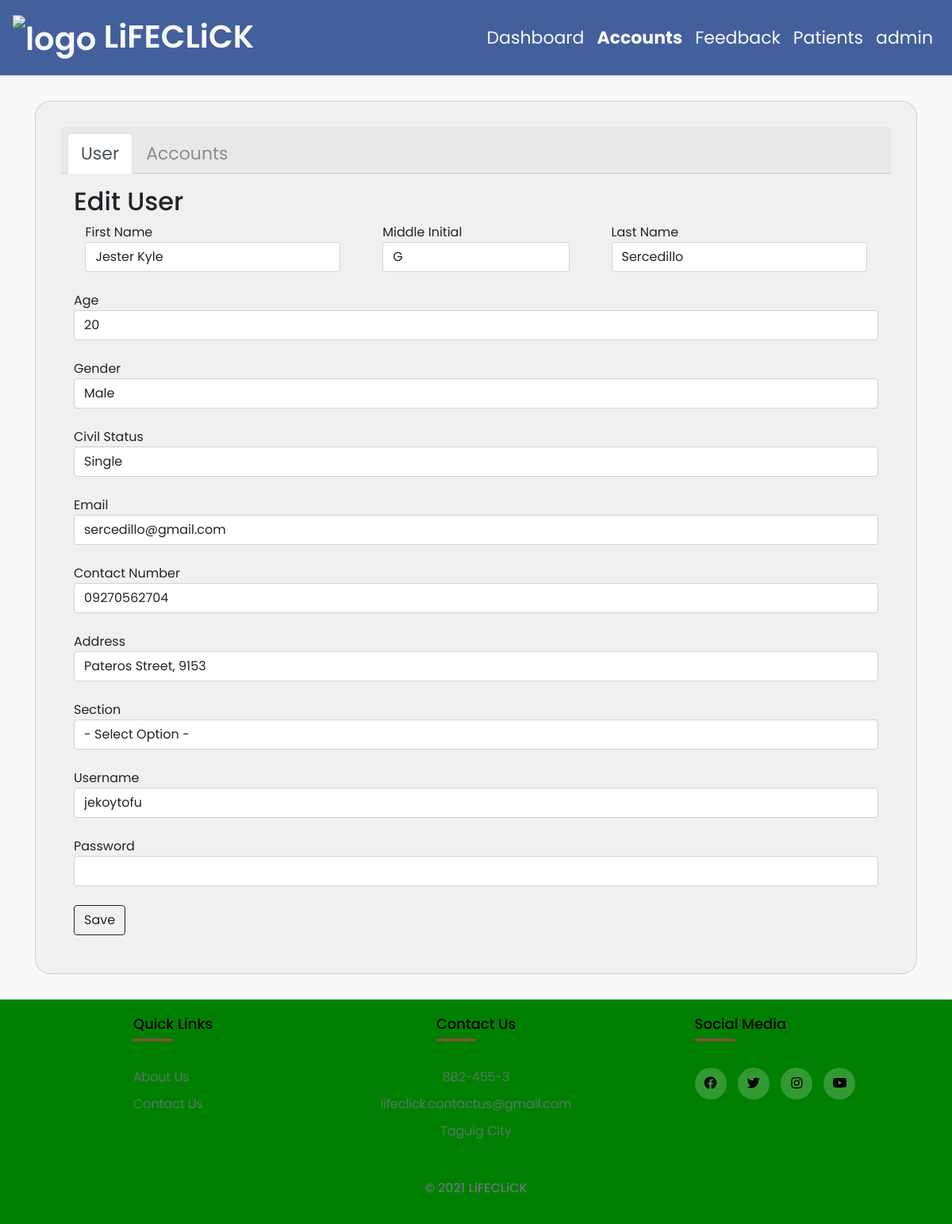
The app's page /admin/edit_account.php?id=11&lastName=Sercedillo (signed in) with its own data.
### tables this page shows
CREATE TABLE `users` (
  `id` int(6) UNSIGNED NOT NULL,
  `username` varchar(225) DEFAULT NULL,
  `email` varchar(225) DEFAULT NULL,
  `password` varchar(225) DEFAULT NULL,
  `firstName` varchar(225) DEFAULT NULL,
  `middleInitial` varchar(225) DEFAULT NULL,
  `lastName` varchar(225) DEFAULT NULL,
  `role` varchar(225) DEFAULT NULL,
  `sectionID` varchar(225) DEFAULT NULL,
  `contactNo` varchar(225) DEFAULT NULL,
  `address` varchar(225) DEFAULT NULL,
  `age` varchar(225) DEFAULT NULL,
  `gender` varchar(225) DEFAULT NULL,
  `civilStatus` varchar(225) DEFAULT NULL
);

### admin/edit_account.php (the view, shortened to what this page needs)
<!DOCTYPE html>
<html lang="en" dir="ltr">
  <head>
    <?php require_once("../include/admin/header.php") ?>
  </head>
  <body>
    <nav class="navbar navbar-expand-lg navbar-light top-nav" style="background-color: #43609C; ">
      <div style="flex-basis: 50%;">
        <a class="navbar-brand text-light" href="dashboard.php" style="font-weight:600; font-size:40px"><img width="70px" src="../assets/logooooo.png" alt="logo">&nbsp;LiFECLiCK</a>
      </div>
      <div class="collapse navbar-collapse" id="navbarSupportedContent" style="flex-basis: 50%; justify-content: flex-end;">
        <div style="display:flex; justify-content:flex-end;">
          <ul class="navbar-nav mr-auto">
            <li><a class="nav-link text-light" href="dashboard.php">Dashboard</a></li>
            <li><a class="nav-link active-nav text-light" href="accounts.php">Accounts</a></li>
            <li><a class="nav-link text-light" href="contact_us.php">Feedback</a></li>
            <li><a class="nav-link text-light" href="patients.php">Patients</a></li>
            <li class="nav-item">
            <?php
              if(isset($_SESSION['username'])){
                if(isset($_SESSION['role'])){
                  if($_SESSION['role'] == 'admin'){
                    ?>
                      <a class="nav-link text-light" href="welcome.php"><?php echo $_SESSION['username'] ?></a>
                    <?php
                  }
                }
              } else {
              ?>
                <a class="nav-link text-light" href="login.php">Log In</a>
              <?php
              }
            ?>
              </li>
          </ul>
        </div>
      </div>
    </nav>
    <section style="padding:2rem; min-height: 70vh; background-color: #f8f8f8;" class="content-center">
      <div class="container">
        <div class="weight-50">
          <div class="card">
            <div class="card-header">
              <ul class="nav nav-tabs card-header-tabs">
                <li class="nav-item">
                  <a class="nav-link active" href="">User</a>
                </li>
                <li class="nav-item">
                    <a class="nav-link" class="link-info" style="color: #8c8c89;" href="accounts.php">Accounts</a>
                </li>
              </ul>
                </div>
                <?php
            			$conn = new mysqli("localhost", "root", "", "aqi_db") or die(mysqli_error());
            			$query = $conn->query("SELECT * FROM `users` WHERE `id` = '$_GET[id]'") or die(mysqli_error());
            			$fetch = $query->fetch_array();
            			$username = $fetch['username'];
                  $firstName= $fetch['firstName'];
            			$middleInitial= $fetch['middleInitial'];
                  $lastName= $fetch['lastName'];
                  $age= $fetch['age'];
            			$gender= $fetch['gender'];
                  $civilStatus= $fetch['civilStatus'];
                  $email= $fetch['email'];
                  $contactNo= $fetch['contactNo'];
                  $address= $fetch['address'];
                  $sectionID= $fetch['sectionID'];
		?>
    <div id = "content">
              <div class="card-body">
                <label class="h2">Edit User</label>
                <form action="edit_query.php" method="post">
                  <div class="form-group">
                    <div class="row">
                      <div class="col-sm-4">
                        <label for="fName">First Name</label><br>
                        <input class="form-control" value="<?php echo $firstName?>" type="text" name="firstName" id="firstName" required = "required">
                      </div>
                      <div class="col-sm-3">
                        <label for="middleInitial">Middle Initial</label><br>
                        <input class="form-control" type="text" value = "<?php echo $middleInitial?>" name="middleInitial" id="middleInitial" >
                      </div>
                      <div class="col-sm-4">
                        <label for="lName">Last Name</label><br>
                        <input class="form-control" type="text" value = "<?php echo $lastName?>" name="lName" id="lName" required = "required">
                      </div>
                    </div>
                  </div><br>
                  <div class="form-group">
                    <label for="age">Age</label><br>
                    <input class="form-control" type="number" value = "<?php echo $age?>" name="age" id="age" min=1 required = "required">
                  </div><br>
                  <div class="form-group">
                    <label for="gender">Gender</label><br>
                    <select class="form-control" name="gender" id="gender">
                      <option <?php if (strtolower($gender) === 'male') echo "selected"; ?> >Male</option>
                    </select>
                  </div><br>
                  <div class="form-group">
                    <label for="civilStatus">Civil Status</label><br>
                    <select class="form-control" type="text" name="civilStatus" id="civilStatus">
                      <option <?php if (strtolower($civilStatus) === 'single') echo "selected"; ?> >Single</option>
                    </select>
                  </div><br>
                  <div class="form-group">
                    <label for="email">Email</label><br>
                    <input class="form-control" type="email" value = "<?php echo $email?>" name="email" id="email" required = "required">
                  </div><br>
                  <div class="form-group">
                    <label for="contactNo">Contact Number</label><br>
                    <input class="form-control" type="text" value = "<?php echo $contactNo?>" maxlength = "11" name="contactNo" id="contactNo" required = "required">
                  </div><br>
                  <div class="form-group">
                    <label for="address">Address</label><br>
                    <input class="form-control" type="text" value = "<?php echo $address?>" name="address" id="address" required = "required">
                  </div><br>
                  <div class="form-group">
                    <label for="sectionID">Section</label><br>
                    <select class="form-control" value = "<?php echo $sectionID?>" name="sectionID">
                      <option hidden>- Select Option -</option>
                    </select>
                  </div><br>
                  <div class="form-group">
                    <label for="username">Username</label><br>
                    <input class="form-control" type="text" value = "<?php echo $username?>" name="username" id="username" required = "required">
                  </div><br>
                  <div class="form-group">
                    <label for="password">Password</label><br>
                    <input class="form-control" type="password" name="password" id="password" required = "required">
                  </div><br>
                  <input class="btn btn-outline-dark" type="submit" name="edit_account" value="Save">
                </form>
              </div>
            </div>
          </div>
          </div>
        </div>
    </section>
    <?php include("../include/admin/footer.php") ?>
  </body>
</html>

### css/style.css (style rules this page uses)
.top-nav { display: flex; justify-content: space-between; position:sticky; top:0px; padding:1rem; z-index: 1; }
.nav-link { font-size: 22px; }
.active-nav { font-weight: bold; }
.nav-item { width: auto; }
.active, .dot:hover { background-color: #717171; }
.card { background-color:#f0f0f0; border-radius: 20px; padding: 2rem; height: 100%; width: auto; font-size: 16px; }

### css/footer.css (style rules this page uses)
body { line-height: 1.5; font-family: 'Poppins', sans-serif; }
* { margin:0; padding:0; box-sizing: border-box; }
.container { max-width: 1170px; margin:auto; }
.row { display: flex; justify-content: space-around; }
ul { list-style: none; }
.weight-50 { flex-basis: 50%; }

### admin/edit_account.php (style rules this page uses)
.weight-50 { -webkit-box-flex: 0; -webkit-flex: 0 50%; -ms-flex: 0 50%; flex: 0 50%; }
.content-center { display: -webkit-box; display: -webkit-flex; display: -ms-flexbox; display: flex; -webkit-box-orient: vertical; -webkit-box-direction: normal; -webkit-flex-direction: column; -ms-flex-direction: column; flex-direction: column; -webkit-box-pack: center; -webkit-justify-content: center; -ms-flex-pack: center; justify-content: center; -webkit-box-align: center; -webkit-align-items: center; -ms-flex-align: center; align-items: center; }

### records on screen
users: firstName "Jester Kyle", middleInitial "G", lName "Sercedillo", age "20", gender "Male", civilStatus "Single", email "sercedillo@gmail.com", contactNo "09270562704", address "Pateros Street, 9153", username "jekoytofu"

### other values on screen
$_SESSION['username'] "admin"
